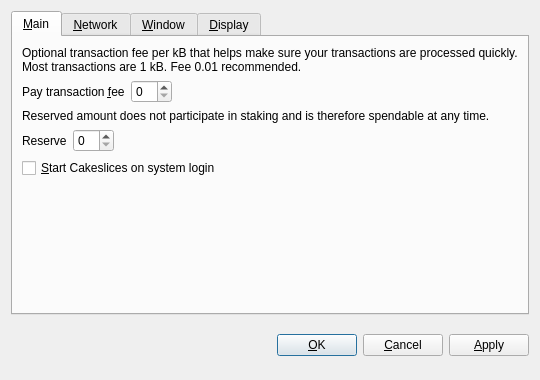
<?xml version="1.0" encoding="UTF-8"?>
<ui version="4.0">
 <class>OptionsDialog</class>
 <widget class="QDialog" name="OptionsDialog">
  <property name="geometry">
   <rect>
    <x>0</x>
    <y>0</y>
    <width>540</width>
    <height>380</height>
   </rect>
  </property>
  <property name="windowTitle">
   <string>Options</string>
  </property>
  <property name="modal">
   <bool>true</bool>
  </property>
  <layout class="QVBoxLayout" name="verticalLayout">
   <item>
    <widget class="QTabWidget" name="tabWidget">
     <property name="tabPosition">
      <enum>QTabWidget::North</enum>
     </property>
     <property name="currentIndex">
      <number>0</number>
     </property>
     <widget class="QWidget" name="tabMain">
      <attribute name="title">
       <string>&amp;Main</string>
      </attribute>
      <layout class="QVBoxLayout" name="verticalLayout_Main">
       <item>
        <widget class="QLabel" name="transactionFeeInfoLabel">
         <property name="text">
          <string>Optional transaction fee per kB that helps make sure your transactions are processed quickly. Most transactions are 1 kB. Fee 0.01 recommended.</string>
         </property>
         <property name="textFormat">
          <enum>Qt::PlainText</enum>
         </property>
         <property name="wordWrap">
          <bool>true</bool>
         </property>
        </widget>
       </item>
       <item>
        <layout class="QHBoxLayout" name="horizontalLayoutFee">
         <item>
          <widget class="QLabel" name="transactionFeeLabel">
           <property name="text">
            <string>Pay transaction &amp;fee</string>
           </property>
           <property name="textFormat">
            <enum>Qt::PlainText</enum>
           </property>
           <property name="buddy">
            <cstring>transactionFee</cstring>
           </property>
          </widget>
         </item>
         <item>
          <widget class="BitcoinAmountField" name="transactionFee"/>
         </item>
         <item>
          <spacer name="horizontalSpacerFee">
           <property name="orientation">
            <enum>Qt::Horizontal</enum>
           </property>
           <property name="sizeHint" stdset="0">
            <size>
             <width>40</width>
             <height>20</height>
            </size>
           </property>
          </spacer>
         </item>
        </layout>
       </item>
       <item>
        <widget class="QLabel" name="reserveBalanceInfoLabel">
         <property name="text">
          <string>Reserved amount does not participate in staking and is therefore spendable at any time.</string>
         </property>
         <property name="textFormat">
          <enum>Qt::PlainText</enum>
         </property>
         <property name="wordWrap">
          <bool>true</bool>
         </property>
        </widget>
       </item>
       <item>
        <layout class="QHBoxLayout" name="horizontalLayoutReserveBalance">
         <item>
          <widget class="QLabel" name="reserveBalanceLabel">
           <property name="text">
            <string>Reserve</string>
           </property>
           <property name="textFormat">
            <enum>Qt::PlainText</enum>
           </property>
           <property name="buddy">
            <cstring>reserveBalance</cstring>
           </property>
          </widget>
         </item>
         <item>
          <widget class="BitcoinAmountField" name="reserveBalance"/>
         </item>
         <item>
          <spacer name="horizontalSpacerReserveBalance">
           <property name="orientation">
            <enum>Qt::Horizontal</enum>
           </property>
           <property name="sizeHint" stdset="0">
            <size>
             <width>40</width>
             <height>20</height>
            </size>
           </property>
          </spacer>
         </item>
        </layout>
       </item>
       <item>
        <widget class="QCheckBox" name="bitcoinAtStartup">
         <property name="toolTip">
          <string>Automatically start Cakeslices after logging in to the system.</string>
         </property>
         <property name="text">
          <string>&amp;Start Cakeslices on system login</string>
         </property>
        </widget>
       </item>
       <item>
        <spacer name="verticalSpacer_Main">
         <property name="orientation">
          <enum>Qt::Vertical</enum>
         </property>
         <property name="sizeHint" stdset="0">
          <size>
           <width>20</width>
           <height>40</height>
          </size>
         </property>
        </spacer>
       </item>
      </layout>
     </widget>
     <widget class="QWidget" name="tabNetwork">
      <attribute name="title">
       <string>&amp;Network</string>
      </attribute>
      <layout class="QVBoxLayout" name="verticalLayout_Network">
       <item>
        <widget class="QCheckBox" name="mapPortUpnp">
         <property name="toolTip">
          <string>Automatically open the Cakeslices client port on the router. This only works when your router supports UPnP and it is enabled.</string>
         </property>
         <property name="text">
          <string>Map port using &amp;UPnP</string>
         </property>
        </widget>
       </item>
       <item>
        <widget class="QCheckBox" name="connectSocks">
         <property name="toolTip">
          <string>Connect to the Cakeslices network through a SOCKS5 proxy (e.g. when connecting through Tor).</string>
         </property>
         <property name="text">
          <string>&amp;Connect through SOCKS5 proxy:</string>
         </property>
        </widget>
       </item>
       <item>
        <layout class="QHBoxLayout" name="horizontalLayout_Network">
         <item>
          <widget class="QLabel" name="proxyIpLabel">
           <property name="text">
            <string>Proxy &amp;IP:</string>
           </property>
           <property name="textFormat">
            <enum>Qt::PlainText</enum>
           </property>
           <property name="buddy">
            <cstring>proxyIp</cstring>
           </property>
          </widget>
         </item>
         <item>
          <widget class="QValidatedLineEdit" name="proxyIp">
           <property name="maximumSize">
            <size>
             <width>140</width>
             <height>16777215</height>
            </size>
           </property>
           <property name="toolTip">
            <string>IP address of the proxy (e.g. 127.0.0.1)</string>
           </property>
          </widget>
         </item>
         <item>
          <widget class="QLabel" name="proxyPortLabel">
           <property name="text">
            <string>&amp;Port:</string>
           </property>
           <property name="textFormat">
            <enum>Qt::PlainText</enum>
           </property>
           <property name="buddy">
            <cstring>proxyPort</cstring>
           </property>
          </widget>
         </item>
         <item>
          <widget class="QLineEdit" name="proxyPort">
           <property name="maximumSize">
            <size>
             <width>55</width>
             <height>16777215</height>
            </size>
           </property>
           <property name="toolTip">
            <string>Port of the proxy (e.g. 9050)</string>
           </property>
          </widget>
         </item>
         <item>
          <spacer name="horizontalSpacer_Network">
           <property name="orientation">
            <enum>Qt::Horizontal</enum>
           </property>
           <property name="sizeHint" stdset="0">
            <size>
             <width>40</width>
             <height>20</height>
            </size>
           </property>
          </spacer>
         </item>
        </layout>
       </item>
       <item>
        <spacer name="verticalSpacer_Network">
         <property name="orientation">
          <enum>Qt::Vertical</enum>
         </property>
         <property name="sizeHint" stdset="0">
          <size>
           <width>20</width>
           <height>40</height>
          </size>
         </property>
        </spacer>
       </item>
      </layout>
     </widget>
     <widget class="QWidget" name="tabWindow">
      <attribute name="title">
       <string>&amp;Window</string>
      </attribute>
      <layout class="QVBoxLayout" name="verticalLayout_Window">
       <item>
        <widget class="QCheckBox" name="minimizeToTray">
         <property name="toolTip">
          <string>Show only a tray icon after minimizing the window.</string>
         </property>
         <property name="text">
          <string>&amp;Minimize to the tray instead of the taskbar</string>
         </property>
        </widget>
       </item>
       <item>
        <widget class="QCheckBox" name="minimizeOnClose">
         <property name="toolTip">
          <string>Minimize instead of exit the application when the window is closed. When this option is enabled, the application will be closed only after selecting Quit in the menu.</string>
         </property>
         <property name="text">
          <string>M&amp;inimize on close</string>
         </property>
        </widget>
       </item>
       <item>
        <spacer name="verticalSpacer_Window">
         <property name="orientation">
          <enum>Qt::Vertical</enum>
         </property>
         <property name="sizeHint" stdset="0">
          <size>
           <width>20</width>
           <height>40</height>
          </size>
         </property>
        </spacer>
       </item>
      </layout>
     </widget>
     <widget class="QWidget" name="tabDisplay">
      <attribute name="title">
       <string>&amp;Display</string>
      </attribute>
      <layout class="QVBoxLayout" name="verticalLayout_Display">
       <item>
        <layout class="QHBoxLayout" name="horizontalLayout_1_Display">
         <item>
          <widget class="QLabel" name="langLabel">
           <property name="text">
            <string>User Interface &amp;language:</string>
           </property>
           <property name="textFormat">
            <enum>Qt::PlainText</enum>
           </property>
           <property name="buddy">
            <cstring>lang</cstring>
           </property>
          </widget>
         </item>
         <item>
          <widget class="QValueComboBox" name="lang">
           <property name="toolTip">
            <string>The user interface language can be set here. This setting will take effect after restarting Cakeslices.</string>
           </property>
          </widget>
         </item>
        </layout>
       </item>
       <item>
        <layout class="QHBoxLayout" name="horizontalLayout_2_Display">
         <item>
          <widget class="QLabel" name="unitLabel">
           <property name="text">
            <string>&amp;Unit to show amounts in:</string>
           </property>
           <property name="textFormat">
            <enum>Qt::PlainText</enum>
           </property>
           <property name="buddy">
            <cstring>unit</cstring>
           </property>
          </widget>
         </item>
         <item>
          <widget class="QValueComboBox" name="unit">
           <property name="toolTip">
            <string>Choose the default subdivision unit to show in the interface and when sending coins.</string>
           </property>
          </widget>
         </item>
        </layout>
       </item>
       <item>
        <widget class="QCheckBox" name="coinControlFeatures">
         <property name="toolTip">
          <string>Whether to show coin control features or not.</string>
         </property>
         <property name="text">
          <string>Display coin &amp;control features (experts only!)</string>
         </property>
        </widget>
       </item>
       <item>
        <widget class="QCheckBox" name="minimizeCoinAge">
         <property name="toolTip">
          <string>Whether to select the coin outputs randomly or with minimal coin age.</string>
         </property>
         <property name="text">
          <string>Minimize weight consumption (experimental)</string>
         </property>
        </widget>
       </item>
       <item>
        <spacer name="verticalSpacer_Display">
         <property name="orientation">
          <enum>Qt::Vertical</enum>
         </property>
         <property name="sizeHint" stdset="0">
          <size>
           <width>20</width>
           <height>40</height>
          </size>
         </property>
        </spacer>
       </item>
      </layout>
     </widget>
    </widget>
   </item>
   <item>
    <layout class="QHBoxLayout" name="horizontalLayout_Buttons">
     <item>
      <spacer name="horizontalSpacer_1">
       <property name="orientation">
        <enum>Qt::Horizontal</enum>
       </property>
       <property name="sizeHint" stdset="0">
        <size>
         <width>40</width>
         <height>48</height>
        </size>
       </property>
      </spacer>
     </item>
     <item>
      <widget class="QLabel" name="statusLabel">
       <property name="font">
        <font>
         <weight>75</weight>
         <bold>true</bold>
        </font>
       </property>
       <property name="text">
        <string/>
       </property>
       <property name="textFormat">
        <enum>Qt::PlainText</enum>
       </property>
       <property name="wordWrap">
        <bool>true</bool>
       </property>
      </widget>
     </item>
     <item>
      <spacer name="horizontalSpacer_2">
       <property name="orientation">
        <enum>Qt::Horizontal</enum>
       </property>
       <property name="sizeHint" stdset="0">
        <size>
         <width>40</width>
         <height>48</height>
        </size>
       </property>
      </spacer>
     </item>
     <item>
      <widget class="QPushButton" name="okButton">
       <property name="text">
        <string>&amp;OK</string>
       </property>
      </widget>
     </item>
     <item>
      <widget class="QPushButton" name="cancelButton">
       <property name="text">
        <string>&amp;Cancel</string>
       </property>
       <property name="autoDefault">
        <bool>false</bool>
       </property>
      </widget>
     </item>
     <item>
      <widget class="QPushButton" name="applyButton">
       <property name="text">
        <string>&amp;Apply</string>
       </property>
       <property name="autoDefault">
        <bool>false</bool>
       </property>
      </widget>
     </item>
    </layout>
   </item>
  </layout>
 </widget>
 <customwidgets>
  <customwidget>
   <class>QValidatedLineEdit</class>
   <extends>QLineEdit</extends>
   <header>qvalidatedlineedit.h</header>
  </customwidget>
  <customwidget>
   <class>BitcoinAmountField</class>
   <extends>QSpinBox</extends>
   <header>bitcoinamountfield.h</header>
  </customwidget>
  <customwidget>
   <class>QValueComboBox</class>
   <extends>QComboBox</extends>
   <header>qvaluecombobox.h</header>
  </customwidget>
 </customwidgets>
 <resources/>
 <connections/>
</ui>
